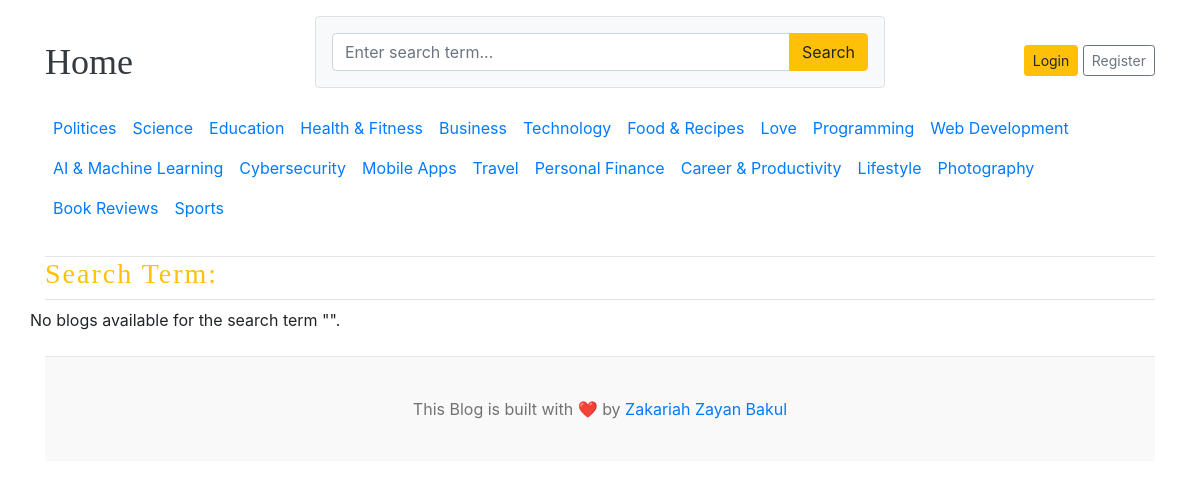
The app's page /blogs/search/ with its own data.
### blogs/models.py (models this page shows, shortened)
class Categories(models.Model):
    Category_name = models.CharField(max_length=50, unique=True)
    Author = models.ForeignKey(User, on_delete=models.CASCADE, null=True, blank=True)
    Created_at = models.DateTimeField(auto_now_add=True)
    Updated_at = models.DateTimeField(auto_now=True)
    class Meta:
        verbose_name_plural = "Categories"

### blogs/views.py (the view, shortened to what this page needs)
# urls.py: path('blogs/search/', blog_views.search, name='search'),
def search(request):
    keyword = (request.GET.get('keyword') or '').strip()
    blogs = Blog.objects.none()
    context = {
        'blogs': blogs,
        'keyword': keyword,
    }
    return render(request, 'search.html', context)

### blogs/context_processors.py (called while the page is built)
def get_categories(request):
    categories = Categories.objects.all()
    return dict(categories=categories)

def get_social_links(request):
    social_links = SocialLink.objects.all()
    return dict(social_links=social_links)

### templates/search.html
{% extends 'base.html' %}
{% block content %}
<h3 class = "pb-2 border-bottom text-warning" style="letter-spacing: 2px;">Search Term: {{keyword}}</h3>
  <div class="row mb-2">
    {% if blogs %}
        {% for post in blogs %}
        <div class="col-md-6">
        <div class="card border-0" >
            <div class="card-body">
            <h3>{{ post.Title }}</h3>
            <small class="mb-1 text-muted">{{ post.Created_at| timesince}} ago | {{ post.Author }}</small>
            <p class="card-text">{{ post.Description | truncatewords:25 }}</p>
            </div>
        </div>
        </div>
    {% endfor %}
    {% else %}
        <p>No blogs available for the search term "{{ keyword }}".</p>
    {% endif %}
  </div>
{% endblock content %}

### templates/base.html (shortened to what this page needs)
{% load static %}
<!DOCTYPE html>
<html lang="en">
<head>
    <link href="https://getbootstrap.com/docs/4.0/dist/css/bootstrap.min.css" rel="stylesheet">
    <link href="{% static 'css/blog.css' %}" rel="stylesheet">
    <link rel="stylesheet" href="https://cdnjs.cloudflare.com/ajax/libs/font-awesome/4.7.0/css/font-awesome.min.css">
  </head>
  <body>
    <div class="container">
      <header class="blog-header py-3">
        <div class="row flex-nowrap justify-content-between align-items-center">
          <div class="col-3 pt-1">
            <a class="blog-header-logo text-dark" href="/">Home</a>
          </div>
          <div class="p-3 mb-3 col-6 bg-light rounded border">
            <form action="{% url 'search' %}" method="GET">
              <div class="input-group">
                <input type="text" class="form-control" name="keyword" value='{{ keyword }}' placeholder="Enter search term...">
                <div class="input-group-append">
                <button type="submit" class="btn btn-warning" id="button-search">Search</button>
                </div>
              </div>
            </form>
          </div>
          <div class="col-3 d-flex justify-content-end align-items-center">
            {% if not user.is_authenticated %}
            <a class="btn btn-sm btn-warning" href="{% url 'login' %}"> Login</a> &nbsp;
            <a class="btn btn-sm btn-outline-secondary" href="{% url 'register' %}">Register</a>
            {% else %}
            <a class="btn btn-sm btn-outline-secondary" href="{% url 'dashboard' %}">Dashboard</a> &nbsp;
            <a class="btn btn-sm btn-outline-secondary ml-2" href="{% url 'logout' %}">Logout</a>
            {% endif %}
          </div>
        </div>
        <div class="nav-scroller py-1 mb-2">
            <nav class="nav d-flex ">
                {% for cat in categories %}
            <a class="p-2" href="{% url 'post_by_category' cat.id %}">{{ cat.Category_name }}</a>
                {% endfor %}
            </nav>
        </div>
      </header>
      {% block content %}
      {% endblock %}
    <footer class="blog-footer">
      <p>This Blog is built with ❤️ by <a href="https://github.com/Bakul620">Zakariah Zayan Bakul</a></p>
    </footer>
  </body>
</html>

### static/css/blog.css (style rules this page uses)
.blog-header { border-bottom: 1px solid #e5e5e5; }
.blog-header-logo { font-family: "Playfair Display", Georgia, "Times New Roman", serif; font-size: 2.25rem; }
h1, h2, h3, h4, h5, h6 { font-family: "Playfair Display", Georgia, "Times New Roman", serif; }
.blog-footer { padding: 2.5rem 0; color: #727272; text-align: center; background-color: #f9f9f9; border-top: .05rem solid #e5e5e5; }
.blog-footer p:last-child { margin-bottom: 0; }

### records on screen
Categories: Category_name "Politices"
Categories: Category_name "Science"
Categories: Category_name "Education"
Categories: Category_name "Health & Fitness"
Categories: Category_name "Business"
Categories: Category_name "Technology"
Categories: Category_name "Food & Recipes"
Categories: Category_name "Love"
Categories: Category_name "Programming"
Categories: Category_name "Web Development"
Categories: Category_name "AI & Machine Learning"
Categories: Category_name "Cybersecurity"
Categories: Category_name "Mobile Apps"
Categories: Category_name "Travel"
Categories: Category_name "Personal Finance"
Categories: Category_name "Career & Productivity"
Categories: Category_name "Lifestyle"
Categories: Category_name "Photography"
Categories: Category_name "Book Reviews"
Categories: Category_name "Sports"
